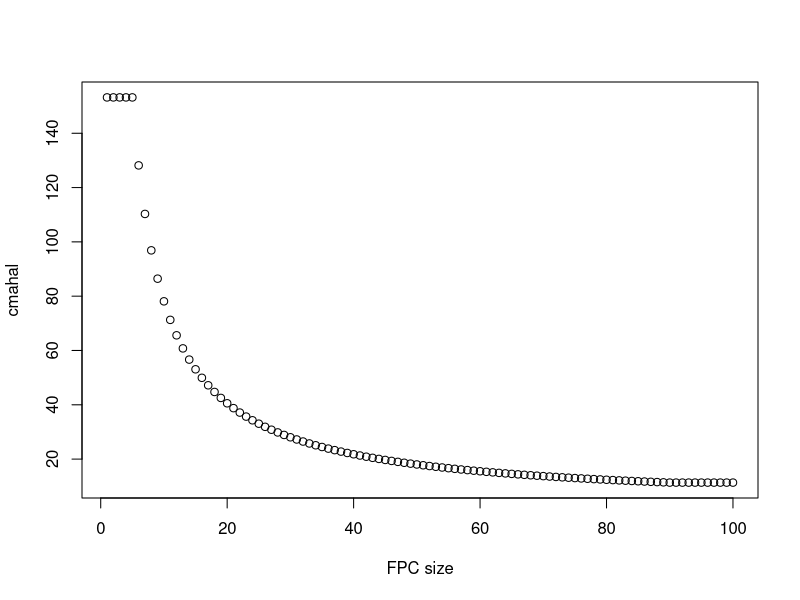

Reproduce this figure in R.
library(fpc)


### Name: cmahal
### Title: Generation of tuning constant for Mahalanobis fixed point
###   clusters.
### Aliases: cmahal
### Keywords: cluster

### ** Examples

  plot(1:100,cmahal(100,3,nmin=5,cmin=qchisq(0.99,3),nc1=90),
       xlab="FPC size", ylab="cmahal")
